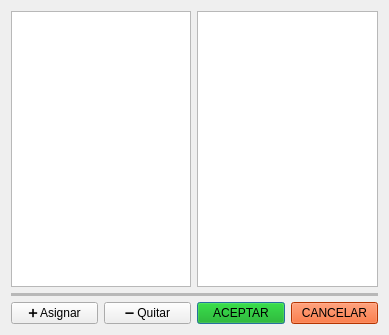
<?xml version="1.0" encoding="UTF-8"?>
<ui version="4.0">
 <class>EditarUsuario</class>
 <widget class="QDialog" name="EditarUsuario">
  <property name="geometry">
   <rect>
    <x>0</x>
    <y>0</y>
    <width>389</width>
    <height>335</height>
   </rect>
  </property>
  <property name="windowTitle">
   <string>Editar Usuario</string>
  </property>
  <layout class="QGridLayout" name="gridLayout">
   <item row="0" column="0" colspan="2">
    <widget class="QListView" name="listView_permisos_disponibles"/>
   </item>
   <item row="2" column="2">
    <widget class="QPushButton" name="pushButton_guardar">
     <property name="styleSheet">
      <string notr="true">background-color: rgb(0, 170, 0);
font: 900 9pt &quot;Segoe UI&quot;;</string>
     </property>
     <property name="text">
      <string>ACEPTAR</string>
     </property>
    </widget>
   </item>
   <item row="2" column="0">
    <widget class="QPushButton" name="pushButton_asignar">
     <property name="styleSheet">
      <string notr="true">alternate-background-color: rgb(0, 170, 0);</string>
     </property>
     <property name="text">
      <string>➕ Asignar</string>
     </property>
    </widget>
   </item>
   <item row="0" column="2" colspan="2">
    <widget class="QListView" name="listView_permisos_asignados">
     <property name="enabled">
      <bool>true</bool>
     </property>
    </widget>
   </item>
   <item row="2" column="3">
    <widget class="QPushButton" name="pushButton_guardar_2">
     <property name="styleSheet">
      <string notr="true">
font: 700 11pt &quot;Arial&quot;;
background-color: rgb(252, 73, 2);</string>
     </property>
     <property name="text">
      <string>CANCELAR</string>
     </property>
    </widget>
   </item>
   <item row="2" column="1">
    <widget class="QPushButton" name="pushButton_quitar">
     <property name="styleSheet">
      <string notr="true">alternate-background-color: rgb(170, 170, 0);</string>
     </property>
     <property name="text">
      <string>➖ Quitar</string>
     </property>
    </widget>
   </item>
   <item row="1" column="0" colspan="4">
    <widget class="Line" name="line">
     <property name="lineWidth">
      <number>0</number>
     </property>
     <property name="midLineWidth">
      <number>1000</number>
     </property>
     <property name="orientation">
      <enum>Qt::Orientation::Horizontal</enum>
     </property>
    </widget>
   </item>
  </layout>
 </widget>
 <resources/>
 <connections/>
</ui>
